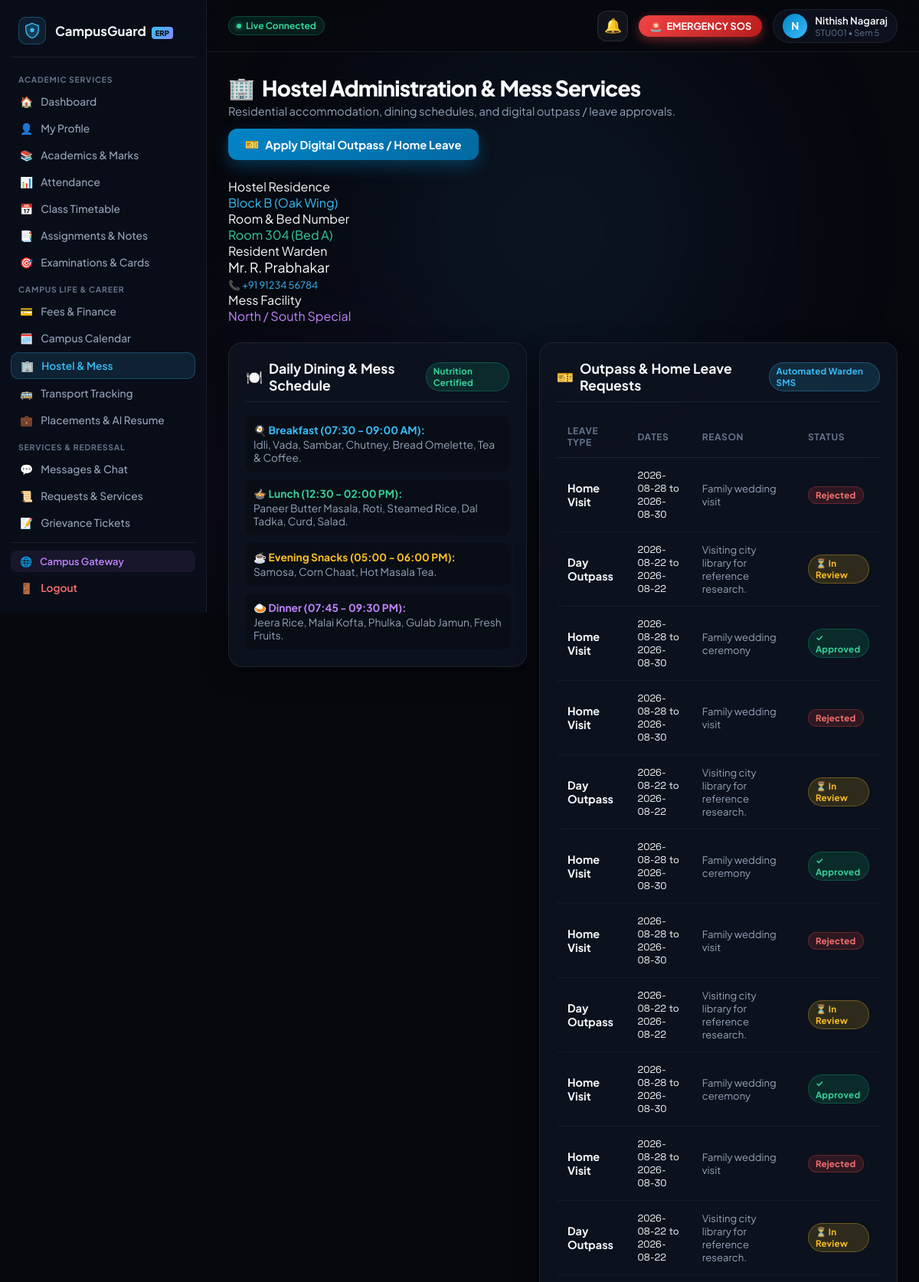
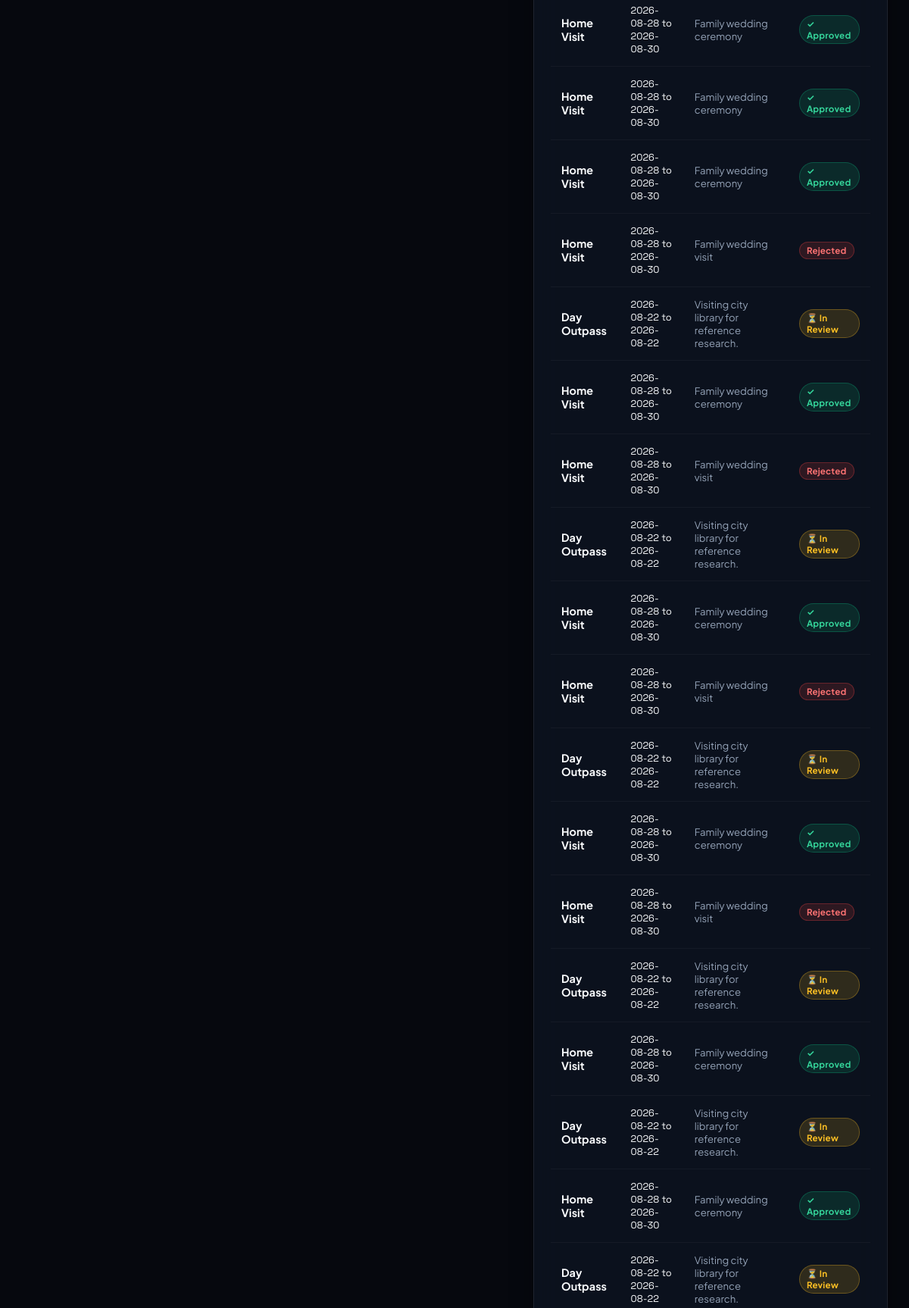
The page /student/hostel (signed in, upper part) on the database its author committed (2 pictures, top to bottom).
### tables this page shows
CREATE TABLE students (
            id INTEGER PRIMARY KEY AUTOINCREMENT,
            name TEXT NOT NULL,
            register_number TEXT UNIQUE NOT NULL,
            email TEXT NOT NULL,
            password_hash TEXT NOT NULL,
            department TEXT NOT NULL,
            year INTEGER NOT NULL,
            profile_image TEXT DEFAULT '',
            created_at TIMESTAMP DEFAULT CURRENT_TIMESTAMP
        , phone TEXT DEFAULT '+91 98765 43210', join_date TEXT DEFAULT '2023-08-01', cgpa REAL DEFAULT 8.75, program TEXT DEFAULT 'B.Tech', semester INTEGER DEFAULT 5, section TEXT DEFAULT 'A', dob TEXT DEFAULT '2004-05-14', address TEXT DEFAULT '#42, Green Avenue, Tech City, Karnataka 560001', parent_name TEXT DEFAULT 'R. S. Kumar', parent_phone TEXT DEFAULT '+91 94440 12345', sgpa REAL DEFAULT 8.90, earned_credits INTEGER DEFAULT 112, total_credits INTEGER DEFAULT 160, status TEXT DEFAULT 'ACTIVE');

CREATE TABLE hostel_details (
            student_id INTEGER PRIMARY KEY,
            block_name TEXT NOT NULL,
            room_no TEXT NOT NULL,
            bed_no TEXT NOT NULL,
            warden_name TEXT NOT NULL,
            warden_phone TEXT NOT NULL,
            FOREIGN KEY (student_id) REFERENCES students (id)
        );

CREATE TABLE hostel_leaves (
            id INTEGER PRIMARY KEY AUTOINCREMENT,
            student_id INTEGER NOT NULL,
            leave_type TEXT NOT NULL,
            from_date TEXT NOT NULL,
            to_date TEXT NOT NULL,
            reason TEXT NOT NULL,
            status TEXT DEFAULT 'Pending',
            created_at TIMESTAMP DEFAULT CURRENT_TIMESTAMP,
            FOREIGN KEY (student_id) REFERENCES students (id)
        );

### routes/student.py (the view)
@student_bp.route('/student/hostel')
@student_required
def student_hostel(student):
    conn = get_db_connection()
    hostel = conn.execute("SELECT * FROM hostel_details WHERE student_id = ?", (student['id'],)).fetchone()
    leaves = conn.execute("SELECT * FROM hostel_leaves WHERE student_id = ? ORDER BY created_at DESC", (student['id'],)).fetchall()
    conn.close()
    return render_template('student/hostel.html', student=student, hostel=hostel, leaves=leaves, active_page='hostel')

### templates/student/hostel.html (shortened to what this page needs)
{% extends "student/base_student.html" %}
{% block student_content %}
<div class="page-header-block">
    <div class="page-title-group">
        <h1><span>🏢</span> Hostel Administration &amp; Mess Services</h1>
        <p>Residential accommodation, dining schedules, and digital outpass / leave approvals.</p>
    </div>
    <button type="button" class="btn-primary" onclick="openModal('outpass-modal')">
        <span>🎫</span> Apply Digital Outpass / Home Leave
    </button>
</div>
<section class="attendance-summary-banner" style="grid-template-columns: repeat(auto-fit, minmax(180px, 1fr));">
    <div class="stat-box">
        <div class="stat-box-label">Hostel Residence</div>
        <div class="stat-box-num" style="color: #38bdf8;">{{ hostel.block_name|default('Block B (Oak Wing)') }}</div>
    </div>
    <div class="stat-box">
        <div class="stat-box-label">Room &amp; Bed Number</div>
        <div class="stat-box-num" style="color: #34d399;">Room {{ hostel.room_no|default('304') }} (Bed A)</div>
    </div>
    <div class="stat-box">
        <div class="stat-box-label">Resident Warden</div>
        <div class="stat-box-num" style="font-size: 1.1rem; color: white;">{{ hostel.warden_name|default('Mr. R. Prabhakar') }}</div>
        <a href="tel:{{ hostel.warden_phone|default('+91 91234 56784') }}" style="color: #38bdf8; font-size: 0.8rem; text-decoration: none;">
            📞 {{ hostel.warden_phone|default('+91 91234 56784') }}
        </a>
    </div>
    <div class="stat-box">
        <div class="stat-box-label">Mess Facility</div>
        <div class="stat-box-num" style="color: #c084fc;">North / South Special</div>
    </div>
</section>
<div class="form-grid" style="grid-template-columns: 1fr 1.2fr; align-items: start;">
    <div class="content-card">
        <div class="card-header-row">
            <h2 class="card-heading"><span>🍽️</span> Daily Dining &amp; Mess Schedule</h2>
            <span class="badge badge-green">Nutrition Certified</span>
        </div>
        <div style="display: flex; flex-direction: column; gap: 10px; font-size: 0.86rem;">
            <div style="padding: 10px; background: rgba(6, 8, 14, 0.4); border-radius: 8px;">
                <strong style="color: #38bdf8;">🍳 Breakfast (07:30 - 09:00 AM):</strong>
                <p style="color: var(--text-secondary); margin-top: 2px;">Idli, Vada, Sambar, Chutney, Bread Omelette, Tea &amp; Coffee.</p>
            </div>
            <div style="padding: 10px; background: rgba(6, 8, 14, 0.4); border-radius: 8px;">
                <strong style="color: #34d399;">🍲 Lunch (12:30 - 02:00 PM):</strong>
                <p style="color: var(--text-secondary); margin-top: 2px;">Paneer Butter Masala, Roti, Steamed Rice, Dal Tadka, Curd, Salad.</p>
            </div>
            <div style="padding: 10px; background: rgba(6, 8, 14, 0.4); border-radius: 8px;">
                <strong style="color: #fbbf24;">☕ Evening Snacks (05:00 - 06:00 PM):</strong>
                <p style="color: var(--text-secondary); margin-top: 2px;">Samosa, Corn Chaat, Hot Masala Tea.</p>
            </div>
            <div style="padding: 10px; background: rgba(6, 8, 14, 0.4); border-radius: 8px;">
                <strong style="color: #c084fc;">🍛 Dinner (07:45 - 09:30 PM):</strong>
                <p style="color: var(--text-secondary); margin-top: 2px;">Jeera Rice, Malai Kofta, Phulka, Gulab Jamun, Fresh Fruits.</p>
            </div>
        </div>
    </div>
    <div class="content-card">
        <div class="card-header-row">
            <h2 class="card-heading"><span>🎫</span> Outpass &amp; Home Leave Requests</h2>
            <span class="badge badge-cyan">Automated Warden SMS</span>
        </div>
        <div class="table-responsive">
            <table class="portal-table">
                <thead>
                    <tr>
                        <th>Leave Type</th>
                        <th>Dates</th>
                        <th>Reason</th>
                        <th>Status</th>
                    </tr>
                </thead>
                <tbody>
                    {% for l in leaves|default([]) %}
                    <tr>
                        <td><strong>{{ l.leave_type }}</strong></td>
                        <td style="font-size: 0.8rem; font-family: var(--font-mono);">{{ l.from_date }} to {{ l.to_date }}</td>
                        <td style="font-size: 0.82rem; color: var(--text-secondary);">{{ l.reason }}</td>
                        <td>
                            {% if l.status == 'Approved' %}
                                <span class="badge badge-green">✓ Approved</span>
                            {% elif l.status == 'Pending' %}
                                <span class="badge badge-yellow">⏳ In Review</span>
                            {% else %}
                                <span class="badge badge-red">Rejected</span>
                            {% endif %}
                        </td>
                    </tr>
                    {% else %}
                    <tr>
                        <td colspan="4" style="text-align: center; color: var(--text-muted);">No recent leave requests.</td>
                    </tr>
                    {% endfor %}
                </tbody>
            </table>
        </div>
    </div>
</div>
{% endblock %}

### templates/student/base_student.html (shortened to what this page needs)
<!DOCTYPE html>
<html lang="en">
<head>
    <link rel="stylesheet" href="{{ url_for('static', filename='css/student-portal.css') }}">
    <link rel="stylesheet" href="{{ url_for('static', filename='css/campusguard-toast.css') }}">
    <link rel="stylesheet" href="{{ url_for('static', filename='css/emergency.css') }}">
</head>
<body>
    <div class="ambient-background" aria-hidden="true">
        <div class="glow-orb orb-primary"></div>
        <div class="glow-orb orb-secondary"></div>
    </div>
    <div class="portal-layout">
        <aside class="sidebar" id="student-sidebar" aria-label="Student Navigation">
            <a href="{{ url_for('student_dashboard') }}" class="sidebar-brand">
                <div class="brand-icon">
                    <svg width="22" height="22" viewBox="0 0 32 32" fill="none" xmlns="http://www.w3.org/2000/svg">
                        <path d="M16 2L4 7V14C4 22 9.5 28.5 16 30C22.5 28.5 28 22 28 14V7L16 2Z" fill="#38bdf8" fill-opacity="0.2" stroke="#38bdf8" stroke-width="2"/>
                        <circle cx="16" cy="15" r="4" fill="#38bdf8"/>
                    </svg>
                </div>
                <span class="brand-name">CampusGuard <span class="brand-badge">ERP</span></span>
            </a>
            <nav class="sidebar-nav">
                <span class="nav-category">Academic Services</span>
                <a href="{{ url_for('student_dashboard') }}" class="nav-link {% if active_page == 'dashboard' %}active{% endif %}" id="nav-dashboard">
                    <span>🏠</span> <span class="nav-text">Dashboard</span>
                </a>
                <a href="{{ url_for('student_profile') }}" class="nav-link {% if active_page == 'profile' %}active{% endif %}" id="nav-profile">
                    <span>👤</span> <span class="nav-text">My Profile</span>
                </a>
                <a href="{{ url_for('student_academics') }}" class="nav-link {% if active_page == 'academics' or active_page == 'marks' %}active{% endif %}" id="nav-academics">
                    <span>📚</span> <span class="nav-text">Academics &amp; Marks</span>
                </a>
                <a href="{{ url_for('student_attendance') }}" class="nav-link {% if active_page == 'attendance' %}active{% endif %}" id="nav-attendance">
                    <span>📊</span> <span class="nav-text">Attendance</span>
                </a>
                <a href="{{ url_for('student_timetable') }}" class="nav-link {% if active_page == 'timetable' %}active{% endif %}" id="nav-timetable">
                    <span>📅</span> <span class="nav-text">Class Timetable</span>
                </a>
                <a href="{{ url_for('student_assignments') }}" class="nav-link {% if active_page == 'assignments' %}active{% endif %}" id="nav-assignments">
                    <span>📑</span> <span class="nav-text">Assignments &amp; Notes</span>
                </a>
                <a href="{{ url_for('student_examinations') }}" class="nav-link {% if active_page == 'examinations' %}active{% endif %}" id="nav-examinations">
                    <span>🎯</span> <span class="nav-text">Examinations &amp; Cards</span>
                </a>
                <span class="nav-category">Campus Life &amp; Career</span>
                <a href="{{ url_for('student_fees') }}" class="nav-link {% if active_page == 'fees' %}active{% endif %}" id="nav-fees">
                    <span>💳</span> <span class="nav-text">Fees &amp; Finance</span>
                </a>
                <a href="{{ url_for('student_calendar') }}" class="nav-link {% if active_page == 'calendar' %}active{% endif %}" id="nav-calendar">
                    <span>🗓️</span> <span class="nav-text">Campus Calendar</span>
                </a>
                <a href="{{ url_for('student_hostel') }}" class="nav-link {% if active_page == 'hostel' %}active{% endif %}" id="nav-hostel">
                    <span>🏢</span> <span class="nav-text">Hostel &amp; Mess</span>
                </a>
                <a href="{{ url_for('student_transport') }}" class="nav-link {% if active_page == 'transport' %}active{% endif %}" id="nav-transport">
                    <span>🚌</span> <span class="nav-text">Transport Tracking</span>
                </a>
                <a href="{{ url_for('student_placements') }}" class="nav-link {% if active_page == 'placements' %}active{% endif %}" id="nav-placements">
                    <span>💼</span> <span class="nav-text">Placements &amp; AI Resume</span>
                </a>
                <span class="nav-category">Services &amp; Redressal</span>
                <a href="{{ url_for('student_messages') }}" class="nav-link {% if active_page == 'messages' %}active{% endif %}" id="nav-messages">
                    <span>💬</span> <span class="nav-text">Messages &amp; Chat</span>
                </a>
                <a href="{{ url_for('student_requests') }}" class="nav-link {% if active_page == 'requests' %}active{% endif %}" id="nav-requests">
                    <span>📜</span> <span class="nav-text">Requests &amp; Services</span>
                </a>
                <a href="{{ url_for('student_complaints') }}" class="nav-link {% if active_page == 'complaints' %}active{% endif %}" id="nav-complaints">
                    <span>📝</span> <span class="nav-text">Grievance Tickets</span>
                </a>
                <a href="{{ url_for('student_lost_found') }}" class="nav-link {% if active_page == 'lost_found' %}active{% endif %}" id="nav-lost-found">
                </a>
            </nav>
            <div class="sidebar-footer">
                <a href="/" class="admin-switch-link" title="Open Campus Gateway">
                    <span>🌐</span> <span>Campus Gateway</span>
                </a>
                <a href="{{ url_for('student_logout') }}" class="logout-link" id="btn-logout" aria-label="Sign out">
                    <span>🚪</span> <span>Logout</span>
                </a>
            </div>
        </aside>
        <div class="main-wrapper">
            <header class="topbar">
                <div class="topbar-left">
                    <div class="conn-status-pill">
                        <span class="conn-dot"></span>
                        <span>Live Connected</span>
                    </div>
                </div>
                <div class="topbar-right">
                    <div class="notif-bell-wrapper">
                        <button type="button" class="notif-bell-btn" id="notif-bell-btn" aria-label="View notifications">
                            <span>🔔</span>
                        </button>
                    </div>
                    <a href="{{ url_for('student_emergency') }}" class="topbar-quick-sos" id="topbar-sos-btn" title="Instant Emergency Distress Beacon" onclick="handleTopbarSOSClick(event)">
                        <span>🚨</span> EMERGENCY SOS
                    </a>
                    <a href="{{ url_for('student_profile') }}" class="user-avatar-pill" title="View Profile">
                        <div class="avatar-circle">
                            {{ student.name[0]|upper if student else 'S' }}
                        </div>
                        <div class="user-meta-top">
                            <span class="user-name-top">{{ student.name if student else 'Student' }}</span>
                            <span class="user-role-top">{{ student.register_number if student else '' }} • Sem {{ student.semester|default(5) }}</span>
                        </div>
                    </a>
                </div>
            </header>
            <main class="portal-content">
                {% block student_content %}{% endblock %}
            </main>
        </div>
    </div>
</body>
</html>

### rows shown on the page
students: name "N", name "Nithish Nagaraj", register_number "STU001", semester "5"
hostel_details: block_name "Block B (Oak Wing)", room_no "304", warden_name "Mr. R. Prabhakar", warden_phone "+91 91234 56784"
hostel_leaves: leave_type "Home Visit", from_date "2026-08-28", to_date "2026-08-30", reason "Family wedding visit", status "Rejected"
hostel_leaves: leave_type "Day Outpass", from_date "2026-08-22", to_date "2026-08-22", reason "Visiting city library for reference research.", status "⏳ In Review"
hostel_leaves: leave_type "Home Visit", from_date "2026-08-28", to_date "2026-08-30", reason "Family wedding ceremony", status "✓ Approved"
hostel_leaves: leave_type "Home Visit", from_date "2026-08-28", to_date "2026-08-30", reason "Family wedding visit", status "Rejected"
hostel_leaves: leave_type "Day Outpass", from_date "2026-08-22", to_date "2026-08-22", reason "Visiting city library for reference research.", status "⏳ In Review"
hostel_leaves: leave_type "Home Visit", from_date "2026-08-28", to_date "2026-08-30", reason "Family wedding ceremony", status "✓ Approved"
hostel_leaves: leave_type "Home Visit", from_date "2026-08-28", to_date "2026-08-30", reason "Family wedding visit", status "Rejected"
hostel_leaves: leave_type "Day Outpass", from_date "2026-08-22", to_date "2026-08-22", reason "Visiting city library for reference research.", status "⏳ In Review"
hostel_leaves: leave_type "Home Visit", from_date "2026-08-28", to_date "2026-08-30", reason "Family wedding ceremony", status "✓ Approved"
hostel_leaves: leave_type "Home Visit", from_date "2026-08-28", to_date "2026-08-30", reason "Family wedding visit", status "Rejected"
hostel_leaves: leave_type "Day Outpass", from_date "2026-08-22", to_date "2026-08-22", reason "Visiting city library for reference research.", status "⏳ In Review"
hostel_leaves: leave_type "Home Visit", from_date "2026-08-28", to_date "2026-08-30", reason "Family wedding ceremony", status "✓ Approved"
hostel_leaves: leave_type "Home Visit", from_date "2026-08-28", to_date "2026-08-30", reason "Family wedding ceremony", status "✓ Approved"
hostel_leaves: leave_type "Home Visit", from_date "2026-08-28", to_date "2026-08-30", reason "Family wedding ceremony", status "✓ Approved"
hostel_leaves: leave_type "Home Visit", from_date "2026-08-28", to_date "2026-08-30", reason "Family wedding visit", status "Rejected"
hostel_leaves: leave_type "Day Outpass", from_date "2026-08-22", to_date "2026-08-22", reason "Visiting city library for reference research.", status "⏳ In Review"
hostel_leaves: leave_type "Home Visit", from_date "2026-08-28", to_date "2026-08-30", reason "Family wedding ceremony", status "✓ Approved"
hostel_leaves: leave_type "Home Visit", from_date "2026-08-28", to_date "2026-08-30", reason "Family wedding visit", status "Rejected"
hostel_leaves: leave_type "Day Outpass", from_date "2026-08-22", to_date "2026-08-22", reason "Visiting city library for reference research.", status "⏳ In Review"
hostel_leaves: leave_type "Home Visit", from_date "2026-08-28", to_date "2026-08-30", reason "Family wedding ceremony", status "✓ Approved"
hostel_leaves: leave_type "Home Visit", from_date "2026-08-28", to_date "2026-08-30", reason "Family wedding visit", status "Rejected"
hostel_leaves: leave_type "Day Outpass", from_date "2026-08-22", to_date "2026-08-22", reason "Visiting city library for reference research.", status "⏳ In Review"
hostel_leaves: leave_type "Home Visit", from_date "2026-08-28", to_date "2026-08-30", reason "Family wedding ceremony", status "✓ Approved"
hostel_leaves: leave_type "Home Visit", from_date "2026-08-28", to_date "2026-08-30", reason "Family wedding visit", status "Rejected"
hostel_leaves: leave_type "Day Outpass", from_date "2026-08-22", to_date "2026-08-22", reason "Visiting city library for reference research.", status "⏳ In Review"
hostel_leaves: leave_type "Home Visit", from_date "2026-08-28", to_date "2026-08-30", reason "Family wedding ceremony", status "✓ Approved"
hostel_leaves: leave_type "Day Outpass", from_date "2026-08-22", to_date "2026-08-22", reason "Visiting city library for reference research.", status "⏳ In Review"
hostel_leaves: leave_type "Home Visit", from_date "2026-08-28", to_date "2026-08-30", reason "Family wedding ceremony", status "✓ Approved"
hostel_leaves: leave_type "Day Outpass", from_date "2026-08-22", to_date "2026-08-22", reason "Visiting city library for reference research.", status "⏳ In Review"
